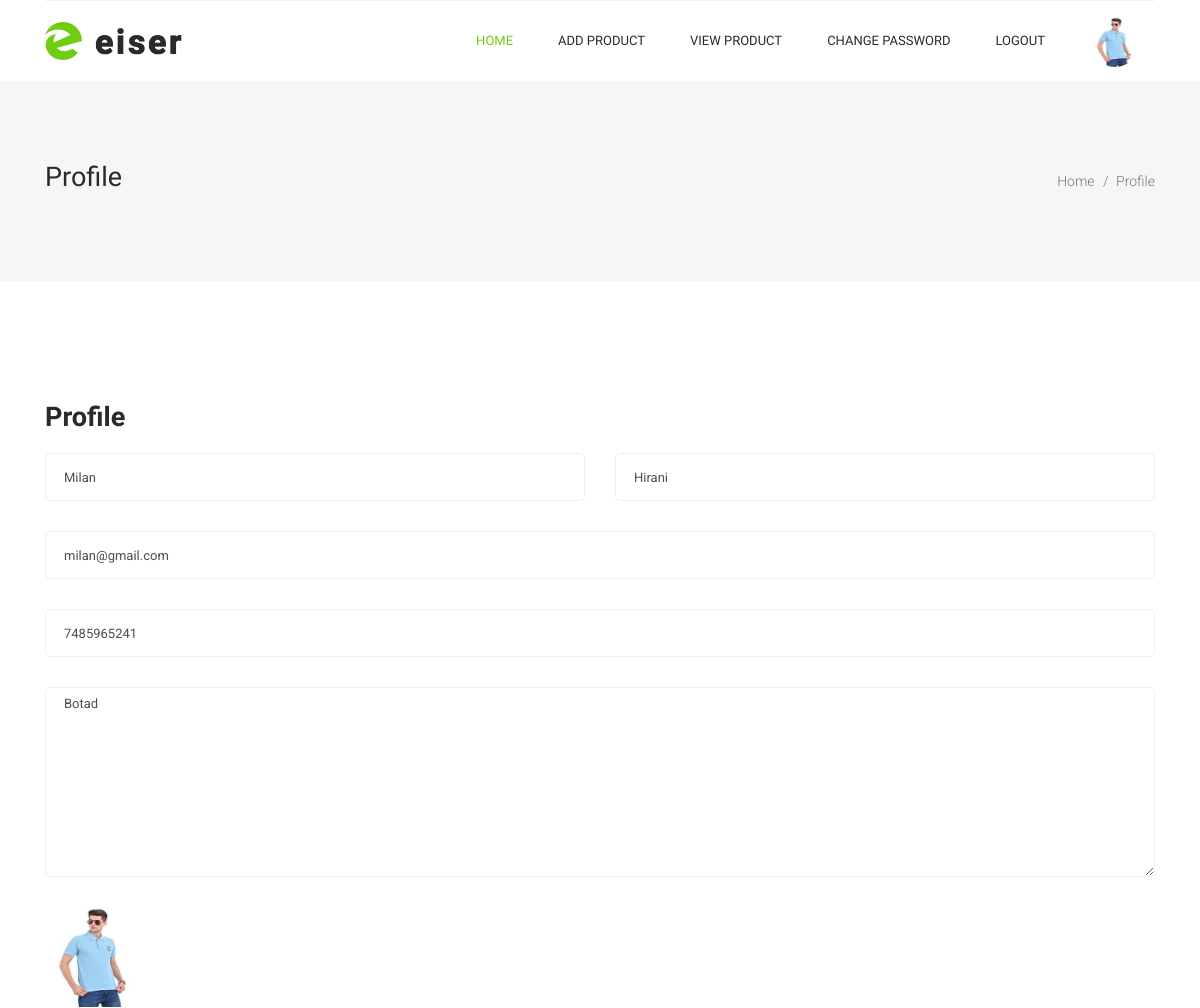
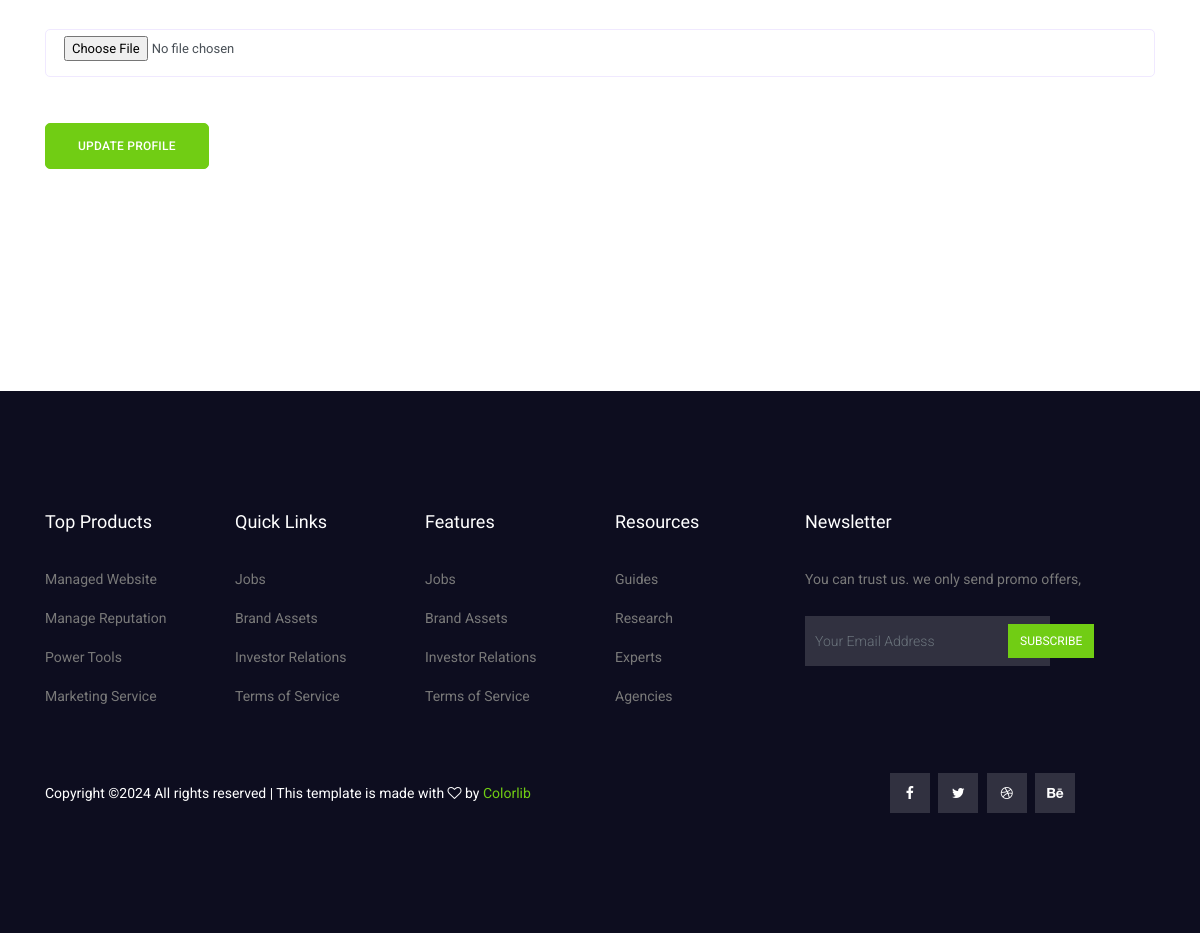
The app's page /profile/ (signed in) with its own data (2 pictures, top to bottom).
### myapp/models.py (models this page shows, shortened)
class User(models.Model):
	fname=models.CharField(max_length=100)
	lname=models.CharField(max_length=100)
	email=models.EmailField()
	mobile=models.PositiveIntegerField()
	address=models.TextField()
	password=models.CharField(max_length=100)
	profile_picture=models.ImageField(upload_to="profile_picture/",default="")
	usertype=models.CharField(max_length=100,default="Buyer")

### myapp/views.py (the view)
# urls.py: path('profile/',views.profile,name='profile'),
def profile(request):
	user=User.objects.get(email=request.session['email'])
	if request.method=="POST":
		user.fname=request.POST['fname']
		user.lname=request.POST['lname']
		user.mobile=request.POST['mobile']
		user.address=request.POST['address']
		try:
			user.profile_picture=request.FILES['profile_picture']
		except:
			pass
		user.save()
		msg="Profile Updated Successfuly"
		if user.usertype=="Buyer":
			return render(request,'profile.html',{'user':user,'msg':msg})
		else:
			return render(request,'seller-profile.html',{'user':user,'msg':msg})
	else:
		if user.usertype=="Buyer":
			return render(request,'profile.html',{'user':user})
		else:
			return render(request,'seller-profile.html',{'user':user})

### myapp/templates/seller-profile.html (shortened to what this page needs)
{% extends 'seller-header.html' %}
{% load static %}
{% block content %}
<!DOCTYPE html>
<html lang="en">
  <head>
  </head>
  <body>
    <section class="banner_area">
      <div class="banner_inner d-flex align-items-center">
        <div class="container">
          <div
            class="banner_content d-md-flex justify-content-between align-items-center"
          >
            <div class="mb-3 mb-md-0">
              <h2>Profile</h2>
            </div>
            <div class="page_link">
              <a href="index.html">Home</a>
              <a href="{% url 'profile' %}">Profile</a>
            </div>
          </div>
        </div>
      </div>
    </section>
  <section class="section_gap">
    <div class="container">
      <div class="d-none d-sm-block mb-5 pb-4">
      <div class="row">
        <div class="col-12">
          <h2 class="contact-title">Profile</h2>
        </div>
        <div class="col-lg-12 mb-4 mb-lg-0">
          <form class="form-contact contact_form" action="{% url 'profile' %}" method="post" enctype="multipart/form-data">
            <div class="row">
              <div class="col-sm-6">
                <div class="form-group">
                  <input class="form-control" name="fname" id="name" type="text" value="{{user.fname}}">
                </div>
              </div>
              <div class="col-sm-6">
                <div class="form-group">
                  <input class="form-control" name="lname" id="name" type="text" value="{{user.lname}}">
                </div>
              </div>
              <div class="col-sm-12">
                <div class="form-group">
                  <input class="form-control" name="email" id="email" type="email" value="{{user.email}}" readonly>
                </div>
              </div>
              <div class="col-12">
                <div class="form-group">
                  <input class="form-control" name="mobile" id="subject" type="text" value="{{user.mobile}}">
                </div>
              </div>
              <div class="col-12">
                <div class="form-group">
                    <textarea class="form-control w-100" name="address" id="message" cols="30" rows="9" placeholder="Enter Address">{{user.address}}</textarea>
                </div>
              </div>
              <div class="col-12">
                <div class="form-group">
                  <img src="{{user.profile_picture.url}}" style="width:100px;height: 100px;">
                </div>
              </div>
              <div class="col-12">
                <div class="form-group">
                  <input class="form-control" name="profile_picture" id="subject" type="file">
                </div>
              </div>
            </div>
            <div class="form-group mt-lg-3">
              <button type="submit" class="main_btn">Update Profile</button>
            </div>
          </form>
        </div>
      </div>
    </div>
  </section>
</body>
</html>
{% endblock %}

### myapp/static/css/style.css (style rules this page uses)
body { line-height:24px;font-size:14px;font-family:"Roboto",sans-serif;font-weight:normal;color:#797979 }
h1,h2,h3,h4,h5,h6 { font-family:"Heebo",sans-serif;color:#2a2a2a;font-weight:500 }
a { text-decoration:none;transition:all 0.3s ease-in-out }
.section_gap { padding:120px 0px }
.banner_area { position:relative;z-index:1;min-height:200px }
.banner_area .banner_inner { position:relative;overflow:hidden;width:100%;min-height:200px;background:#f6f6f6;z-index:1 }
.banner_area .banner_inner .banner_content { position:relative;z-index:10 }
.banner_area .banner_inner .banner_content h2 { font-size:27px;font-weight:500 }
.banner_area .banner_inner .banner_content .page_link a { font-size:14px;font-weight:300;color:#797979;font-family:"Roboto",sans-serif;margin-right:18px;position:relative }
.banner_area .banner_inner .banner_content .page_link a:before { content:"/";font-size:14px;position:absolute;right:-14px;top:50%;transform:translateY(-50%) }
.banner_area .banner_inner .banner_content .page_link a:last-child { margin-right:0px }
.banner_area .banner_inner .banner_content .page_link a:last-child:before { display:none }
.contact-title { font-size:27px;font-weight:600;margin-bottom:20px }
.form-contact .form-group { margin-bottom:15px }
@media (min-width: 1000px) { .form-contact .form-group { margin-bottom:30px } }
.form-contact .form-control { border:1px solid #f0e9ff;border-radius:5px;height:48px;padding-left:18px;font-size:13px;background:transparent }
.form-contact .form-control::placeholder { font-weight:300;color:#999999 }
.form-contact textarea { border-radius:12px;height:100% !important }
h2 { font-size:30px }
.main_btn { display:inline-block;background:#71cd14;padding:0px 32px;letter-spacing:0.25px;color:#fff;font-family:"Roboto",sans-serif;font-size:12px;font-weight:500;line-height:44px;outline:none !important;box-shadow:none !important;text-align:center;border:1px solid #71cd14;cursor:pointer;text-transform:uppercase;transition:all 300ms linear 0s;border-radius:5px }

### records on screen
User: fname "Milan", lname "Hirani", email "milan@gmail.com", mobile "7485965241", address "Botad", profile_picture (picture)
